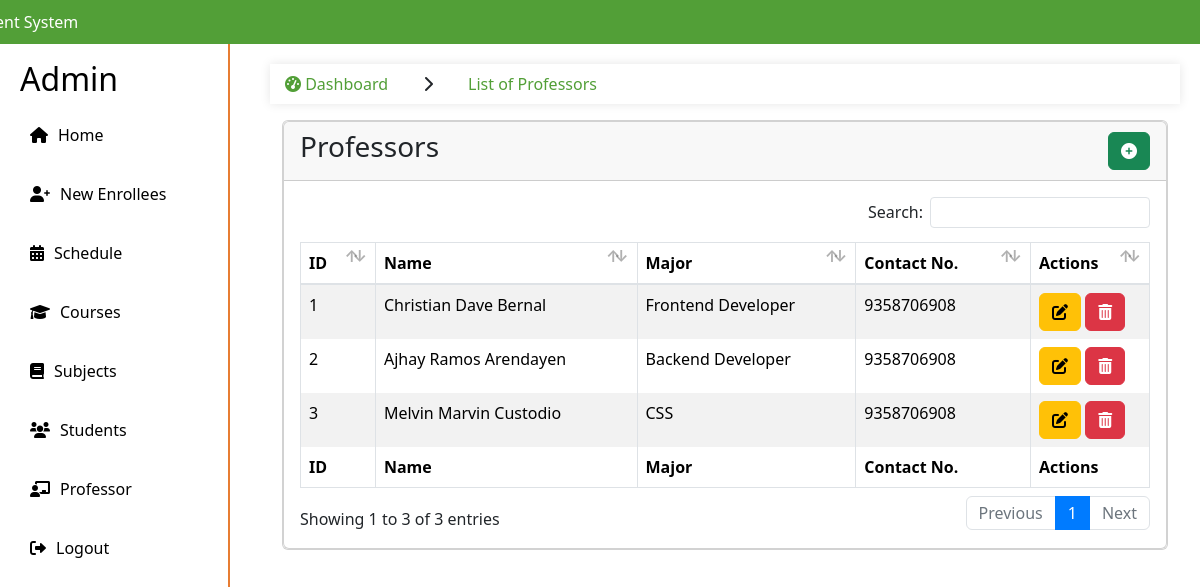
Screenshot of /admin/professor.php (signed in) with the database file from the repository.
### tables this page shows
CREATE TABLE `professor` (
  `id` int(11) NOT NULL,
  `name` varchar(255) NOT NULL,
  `major` varchar(255) NOT NULL,
  `contact` bigint(255) NOT NULL,
  `add_date` text NOT NULL
);

### admin/professor.php (the view, shortened to what this page needs)
<!DOCTYPE html>
<html lang="en">
<head>
    <link rel="stylesheet" href="https://stackpath.bootstrapcdn.com/bootstrap/4.5.2/css/bootstrap.min.css">
    <link rel="stylesheet" href="styles.css">
    <link rel="stylesheet" href="https://cdnjs.cloudflare.com/ajax/libs/font-awesome/6.0.0-beta3/css/all.min.css">
</head>
<body>
    <?php include "include/sidebar.php"; ?>
    <main>
    <section class="content">
    <ul class="breadcrumb">
                <li class="nav-item">
                    <a href="#"><i class="fas fa-tachometer-alt"></i> Dashboard</a>
                </li>
                <li class="nav-item">
                    <i class='fas fa-chevron-right'></i>
                </li>
                <li class="nav-item active">
                    <a href="#">List of Professors</a>
                </li>
            </ul>
      <div class="container-fluid">
        <div class="row">
          <div class="col-12">
            <div class="card">
            <div class="card">
            <div class="card-header d-flex justify-content-between align-items-center">
                <h3 class="card-title">Professors</h3>
                <button type="button" class="btn btn-success" data-bs-toggle="modal" data-bs-target="#staticBackdrop">
                    <i class="fa-solid fa-circle-plus"></i>
                </button>
            </div>
              <div class="card-body">
                <table id="example1" class="table table-bordered table-striped">
                  <thead>
                  <tr>
                            <th>ID</th>
                            <th>Name</th>
                            <th>Major</th>
                            <th>Contact No.</th>
                            <th class="actions-column">Actions</th>
                  </tr>
                  </thead>
                  <tbody>
                        <?php
                        $counter = 1;
                        $sql = "CALL SelectProf()";
                        $result = $conn->query($sql);
                        if ($result && $result->num_rows > 0) {
                            while ($details = $result->fetch_assoc()) {
                                ?>
                                <tr>
                                <td><?php echo $counter++; ?></td>
                                <td><?php echo $details['name']; ?></td>
                                <td><?php echo $details['major']; ?></td>
                                <td><?php echo $details['contact']; ?></td>
                                <td>
                                <button type="button" class="btn btn-warning" data-bs-toggle="modal" data-bs-target="#MODAL_ID_<?php $details['id']; ?>">
                                    <i class="fa-solid fa-pen-to-square"></i>
                                </button>
                                <button type="button" class="btn btn-danger" onclick="deleteCourse(<?php echo $details['id']; ?>)">
                                    <i class="fa-solid fa-trash-can"></i>
                                </button>
                                </td>
                                </tr>
                                <?php
                            }
                        } else {
                            echo "<tr><td colspan='10'>No records found</td></tr>";
                        }
                        ?>
                    </tbody>
                  <tfoot>
                    <tr>
                            <th>ID</th>
                            <th>Name</th>
                            <th>Major</th>
                            <th>Contact No.</th>
                            <th>Actions</th>
                    </tr>
                  </tfoot>
                </table>
              </div>
            </div>
          </div>
        </div>
      </div>
    </section>
    </main>
</body>
</html>

### admin/styles.css (style rules this page uses)
body { font-family: Arial, sans-serif; margin: 0; padding: 0; display: flex; flex-direction: column; }
.breadcrumb { display: flex; list-style-type: none; padding: 0; }
.breadcrumb li { margin-right: 5px; }
.breadcrumb li a { color: #529f37; text-decoration: none; }

### admin/professor.php (style rules this page uses)
body { padding-top: 56px; }
main { margin-left: 250px; padding: 20px; }
.breadcrumb { padding: 0; background-color: #fff; border-radius: 4px; box-shadow: 0 0 10px rgba(0,0,0,0.1); margin-bottom: 20px; }
.breadcrumb .nav-item { padding: 8px 15px; }
.breadcrumb .nav-item.active { color: #333; pointer-events: none; }
.actions-column { width: 80px; }

### rows the page displays
professor: name "Christian Dave Bernal", major "Frontend Developer", contact "9358706908"
professor: name "Ajhay Ramos Arendayen", major "Backend Developer", contact "9358706908"
professor: name "Melvin Marvin Custodio", major "CSS", contact "9358706908"
